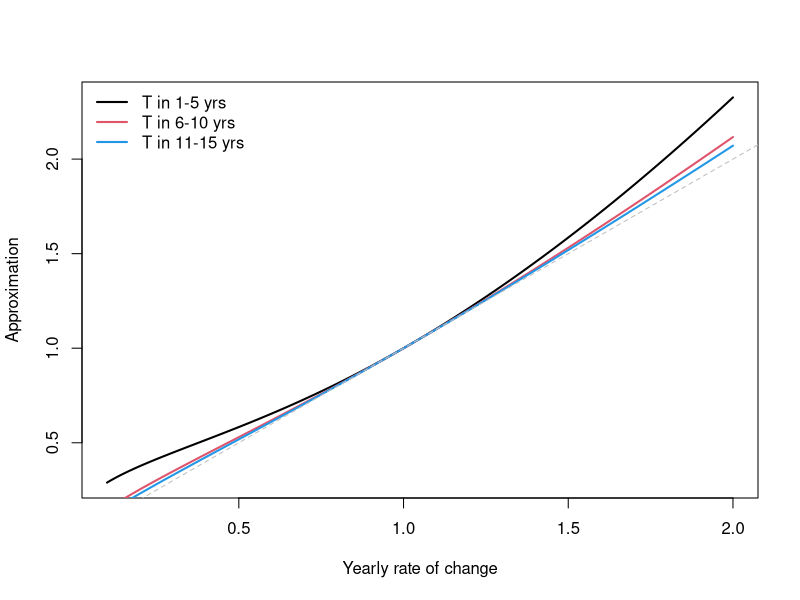

The R script that drew this image:
## ---- chunk 1
f <- function(lambda=1) {
    XR <- X0*(lambda^T)
    WM <- sum(T*X0)/sum(X0)
    TC <- sum(XR)/sum(X0)
    TC^(1/WM)
}
N <- 1000
set.seed(1)
T <- sample(1:5, N, replace=TRUE)
X0 <- runif(N, 0, 1)
lambda <- seq(0.1, 2, by=0.01)
values1 <- sapply(lambda, f)
T <- T + 5
values2 <- sapply(lambda, f)
T <- T + 5
values3 <- sapply(lambda, f)
plot(lambda, values1, xlab="Yearly rate of change",
    ylab="Approximation", type="l", col=1, lwd=2)
lines(lambda, values2, col=2, lwd=2)
lines(lambda, values3, col=4, lwd=2)
abline(0, 1, lty=2, col="grey")
legend("topleft", bty="n", lwd=2, col=c(1, 2, 4), 
    legend=c("T in 1-5 yrs", "T in 6-10 yrs", "T in 11-15 yrs"))
